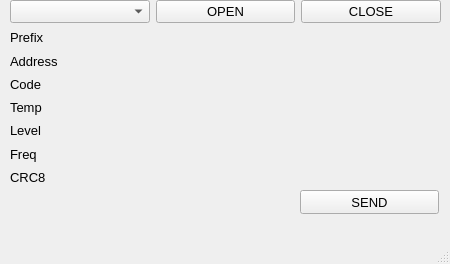
<?xml version="1.0" encoding="UTF-8"?>
<ui version="4.0">
 <class>MainWindow</class>
 <widget class="QMainWindow" name="MainWindow">
  <property name="geometry">
   <rect>
    <x>0</x>
    <y>0</y>
    <width>450</width>
    <height>264</height>
   </rect>
  </property>
  <property name="windowTitle">
   <string>MainWindow</string>
  </property>
  <widget class="QWidget" name="centralwidget">
   <widget class="QWidget" name="layoutWidget">
    <property name="geometry">
     <rect>
      <x>10</x>
      <y>0</y>
      <width>431</width>
      <height>186</height>
     </rect>
    </property>
    <layout class="QVBoxLayout" name="verticalLayout_2">
     <item>
      <layout class="QHBoxLayout" name="horizontalLayout">
       <item>
        <widget class="QComboBox" name="comList">
         <property name="font">
          <font>
           <pointsize>10</pointsize>
          </font>
         </property>
        </widget>
       </item>
       <item>
        <widget class="QPushButton" name="openButton">
         <property name="enabled">
          <bool>true</bool>
         </property>
         <property name="sizePolicy">
          <sizepolicy hsizetype="Minimum" vsizetype="Fixed">
           <horstretch>0</horstretch>
           <verstretch>0</verstretch>
          </sizepolicy>
         </property>
         <property name="font">
          <font>
           <pointsize>10</pointsize>
          </font>
         </property>
         <property name="text">
          <string>OPEN</string>
         </property>
        </widget>
       </item>
       <item>
        <widget class="QPushButton" name="closeButton">
         <property name="font">
          <font>
           <pointsize>10</pointsize>
          </font>
         </property>
         <property name="text">
          <string>CLOSE</string>
         </property>
        </widget>
       </item>
      </layout>
     </item>
     <item>
      <layout class="QHBoxLayout" name="horizontalLayout_2">
       <property name="sizeConstraint">
        <enum>QLayout::SetNoConstraint</enum>
       </property>
       <item>
        <layout class="QVBoxLayout" name="verticalLayout">
         <property name="spacing">
          <number>6</number>
         </property>
         <property name="sizeConstraint">
          <enum>QLayout::SetNoConstraint</enum>
         </property>
         <property name="leftMargin">
          <number>0</number>
         </property>
         <property name="topMargin">
          <number>0</number>
         </property>
         <property name="rightMargin">
          <number>0</number>
         </property>
         <property name="bottomMargin">
          <number>0</number>
         </property>
         <item>
          <widget class="QLabel" name="label_1">
           <property name="sizePolicy">
            <sizepolicy hsizetype="MinimumExpanding" vsizetype="Preferred">
             <horstretch>0</horstretch>
             <verstretch>0</verstretch>
            </sizepolicy>
           </property>
           <property name="font">
            <font>
             <pointsize>10</pointsize>
            </font>
           </property>
           <property name="text">
            <string>Prefix</string>
           </property>
          </widget>
         </item>
         <item>
          <widget class="QLabel" name="label_2">
           <property name="sizePolicy">
            <sizepolicy hsizetype="MinimumExpanding" vsizetype="Preferred">
             <horstretch>0</horstretch>
             <verstretch>0</verstretch>
            </sizepolicy>
           </property>
           <property name="font">
            <font>
             <pointsize>10</pointsize>
            </font>
           </property>
           <property name="text">
            <string>Address</string>
           </property>
          </widget>
         </item>
         <item>
          <widget class="QLabel" name="label_3">
           <property name="sizePolicy">
            <sizepolicy hsizetype="MinimumExpanding" vsizetype="Preferred">
             <horstretch>0</horstretch>
             <verstretch>0</verstretch>
            </sizepolicy>
           </property>
           <property name="font">
            <font>
             <pointsize>10</pointsize>
            </font>
           </property>
           <property name="text">
            <string>Code</string>
           </property>
          </widget>
         </item>
         <item>
          <widget class="QLabel" name="label_4">
           <property name="sizePolicy">
            <sizepolicy hsizetype="MinimumExpanding" vsizetype="Preferred">
             <horstretch>0</horstretch>
             <verstretch>0</verstretch>
            </sizepolicy>
           </property>
           <property name="font">
            <font>
             <pointsize>10</pointsize>
            </font>
           </property>
           <property name="text">
            <string>Temp</string>
           </property>
          </widget>
         </item>
         <item>
          <widget class="QLabel" name="label_5">
           <property name="sizePolicy">
            <sizepolicy hsizetype="MinimumExpanding" vsizetype="Preferred">
             <horstretch>0</horstretch>
             <verstretch>0</verstretch>
            </sizepolicy>
           </property>
           <property name="font">
            <font>
             <pointsize>10</pointsize>
            </font>
           </property>
           <property name="text">
            <string>Level</string>
           </property>
          </widget>
         </item>
         <item>
          <widget class="QLabel" name="label_6">
           <property name="sizePolicy">
            <sizepolicy hsizetype="MinimumExpanding" vsizetype="Preferred">
             <horstretch>0</horstretch>
             <verstretch>0</verstretch>
            </sizepolicy>
           </property>
           <property name="font">
            <font>
             <pointsize>10</pointsize>
            </font>
           </property>
           <property name="text">
            <string>Freq</string>
           </property>
          </widget>
         </item>
         <item>
          <widget class="QLabel" name="label_7">
           <property name="sizePolicy">
            <sizepolicy hsizetype="MinimumExpanding" vsizetype="Preferred">
             <horstretch>0</horstretch>
             <verstretch>0</verstretch>
            </sizepolicy>
           </property>
           <property name="font">
            <font>
             <pointsize>10</pointsize>
            </font>
           </property>
           <property name="text">
            <string>CRC8</string>
           </property>
          </widget>
         </item>
        </layout>
       </item>
       <item>
        <spacer name="horizontalSpacer">
         <property name="orientation">
          <enum>Qt::Horizontal</enum>
         </property>
         <property name="sizeType">
          <enum>QSizePolicy::MinimumExpanding</enum>
         </property>
         <property name="sizeHint" stdset="0">
          <size>
           <width>280</width>
           <height>20</height>
          </size>
         </property>
        </spacer>
       </item>
      </layout>
     </item>
    </layout>
   </widget>
   <widget class="QPushButton" name="sendButton">
    <property name="enabled">
     <bool>true</bool>
    </property>
    <property name="geometry">
     <rect>
      <x>300</x>
      <y>190</y>
      <width>139</width>
      <height>24</height>
     </rect>
    </property>
    <property name="sizePolicy">
     <sizepolicy hsizetype="Minimum" vsizetype="Fixed">
      <horstretch>0</horstretch>
      <verstretch>0</verstretch>
     </sizepolicy>
    </property>
    <property name="font">
     <font>
      <pointsize>10</pointsize>
     </font>
    </property>
    <property name="text">
     <string>SEND</string>
    </property>
   </widget>
  </widget>
  <widget class="QMenuBar" name="menubar">
   <property name="geometry">
    <rect>
     <x>0</x>
     <y>0</y>
     <width>450</width>
     <height>21</height>
    </rect>
   </property>
  </widget>
  <widget class="QStatusBar" name="statusbar"/>
 </widget>
 <resources/>
 <connections/>
</ui>
